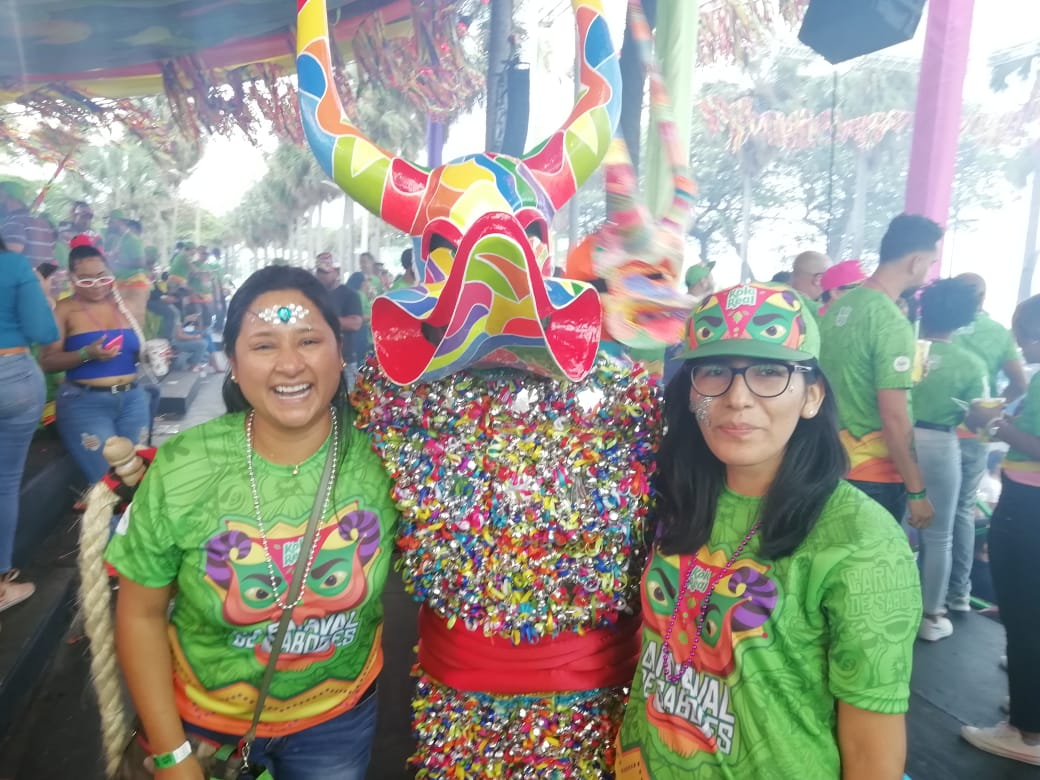
#> input picture images/foto01.jpeg, 1040 x 780 px, found by its file name; its folder holds only this picture in this run
$ python save_banco_imagenes.py
#> lines starting #> are read from the running program, lines starting #| are printed output that depends on the picture; after the words box and inside, x2 and y2 are one past the last pixel; in counts of white or black regions, pixels touching at a corner belong together
import cv2
import os #importa y crea direcctorios

imagesPath = "C:\git\detectarrostros\images" # Cambia a la ruta donde hayas almacenado la carpeta con las imágenes
imagesPathList = os.listdir(imagesPath)

if not os.path.exists('Rostros encontrados'): #no existe una carpeta con ese nombre
	print('Carpeta creada: Rostros encontrados')
	os.makedirs('Rostros encontrados')

faceClassif = cv2.CascadeClassifier(cv2.data.haarcascades+'haarcascade_frontalface_default.xml')

count = 0
for imageName in imagesPathList:
    #print('imageName', imageName)
	image = cv2.imread(imagesPath+'/'+imageName)
#> image is the input picture: shape (780, 1040, 3); mean B, G, R 138.3, 147.2, 148
	imageAux = image.copy() #copia de la imagen
	gray = cv2.cvtColor(image, cv2.COLOR_BGR2GRAY)
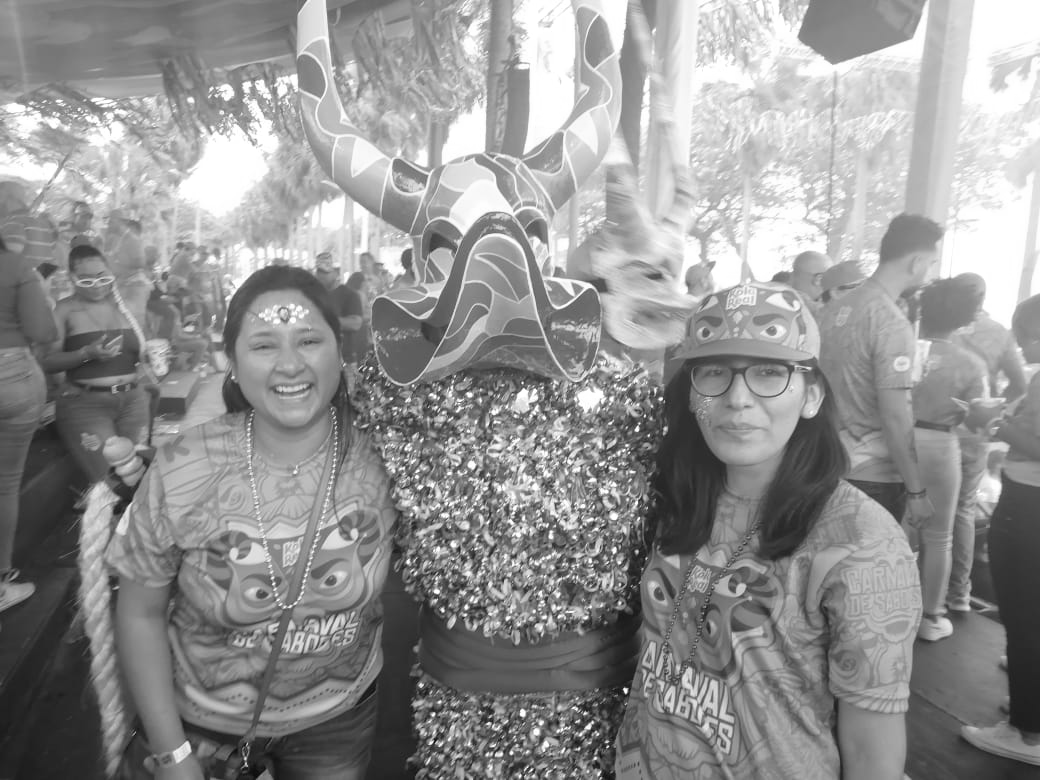
#> gray: shape (780, 1040); min 5, max 255, mean 146.4

	faces = faceClassif.detectMultiScale(gray, 1.1, 5)  #almacena en faces
#> faces = [[376, 530, 63, 63], [832, 640, 96, 96], [231, 299, 115, 115], [672, 324, 139, 139]]

	for (x,y,w,h) in faces:
		cv2.rectangle(image, (x,y),(x+w,y+h),(128,0,255),2)
#> this loop made 4 passes
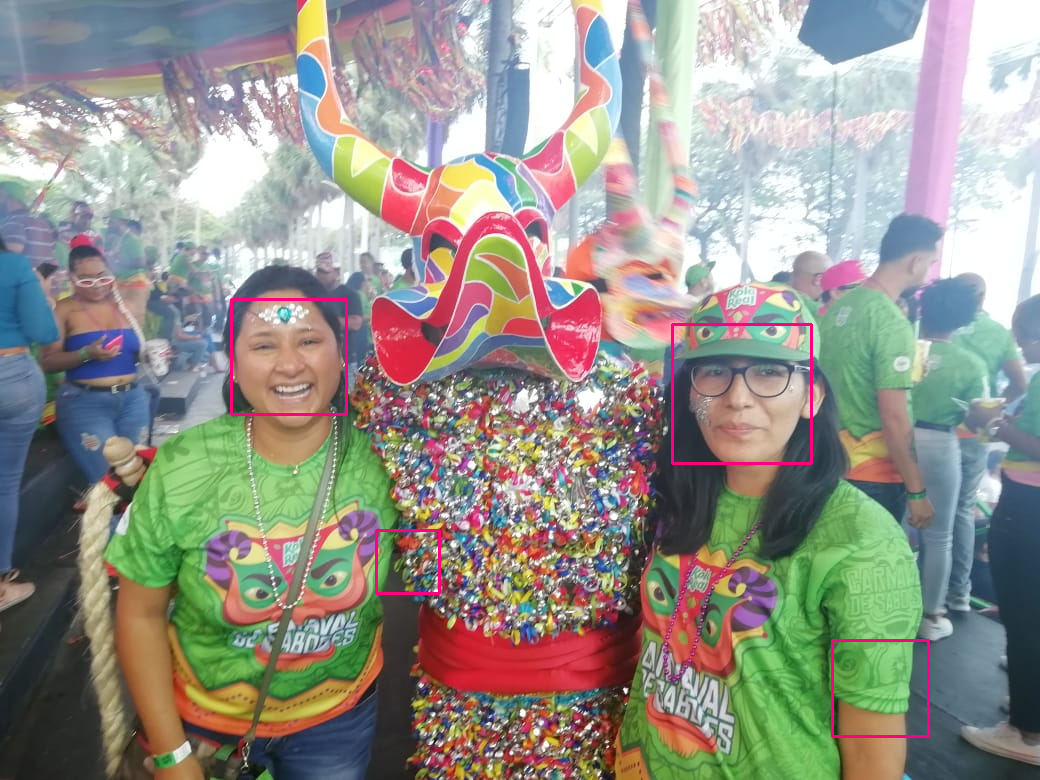
#> image: shape (780, 1040, 3); 0.61% of pixels changed, all inside (x1, y1, x2, y2) = (230, 298, 930, 738)
	cv2.rectangle(image,(10,5),(450,25),(255,255,255),-1)
	cv2.putText(image,'Presione s, para almacenar los rostros encontrados',(10,20), 2, 0.5,(255,211,0),1,cv2.LINE_AA)
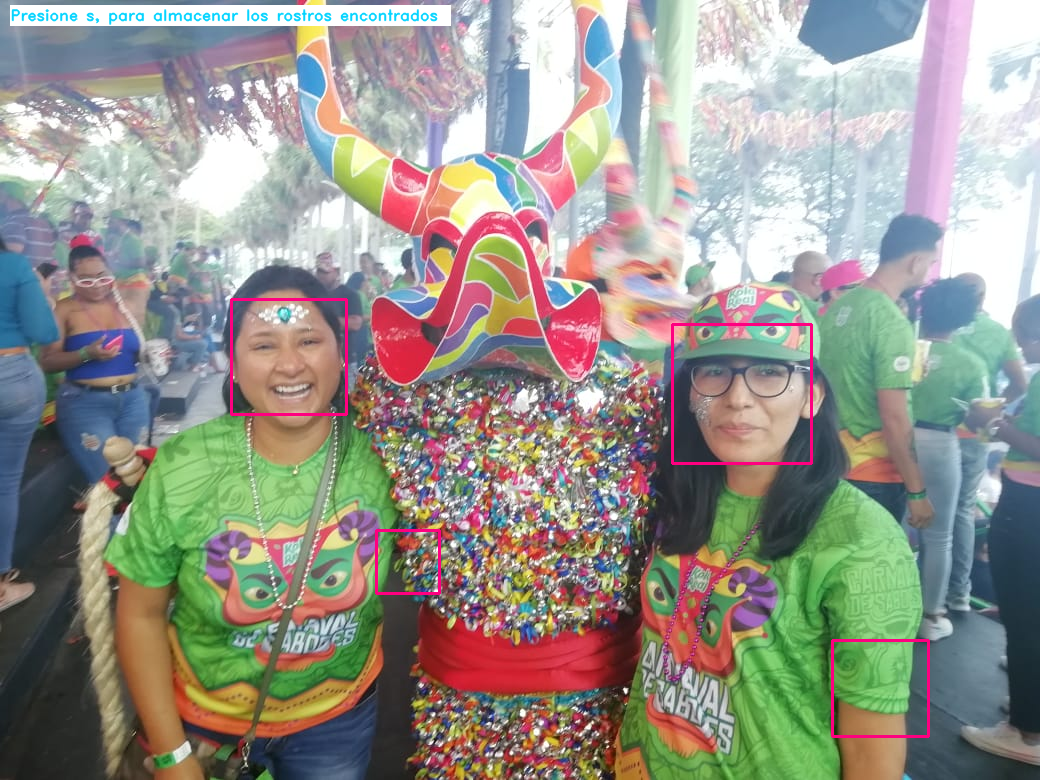
#> image: shape (780, 1040, 3); mean B, G, R 139.7, 147.8, 149.9
	cv2.imshow('image',image)
	k = cv2.waitKey(0)
#> (key Esc is pressed here)
	if  k == ord('s'):
		for (x,y,w,h) in faces:
			rostro = imageAux[y:y+h,x:x+w]
			rostro = cv2.resize(rostro,(150,150), interpolation=cv2.INTER_CUBIC)
			#cv2.imshow('rostro',rostro)
			#cv2.waitKey(0)
			cv2.imwrite('Rostros encontrados/rostro_{}.jpg'.format(count),rostro)
			count = count +1
	elif k == 27:
		break

cv2.destroyAllWindows()

$ run again, on images/foto1.jpeg
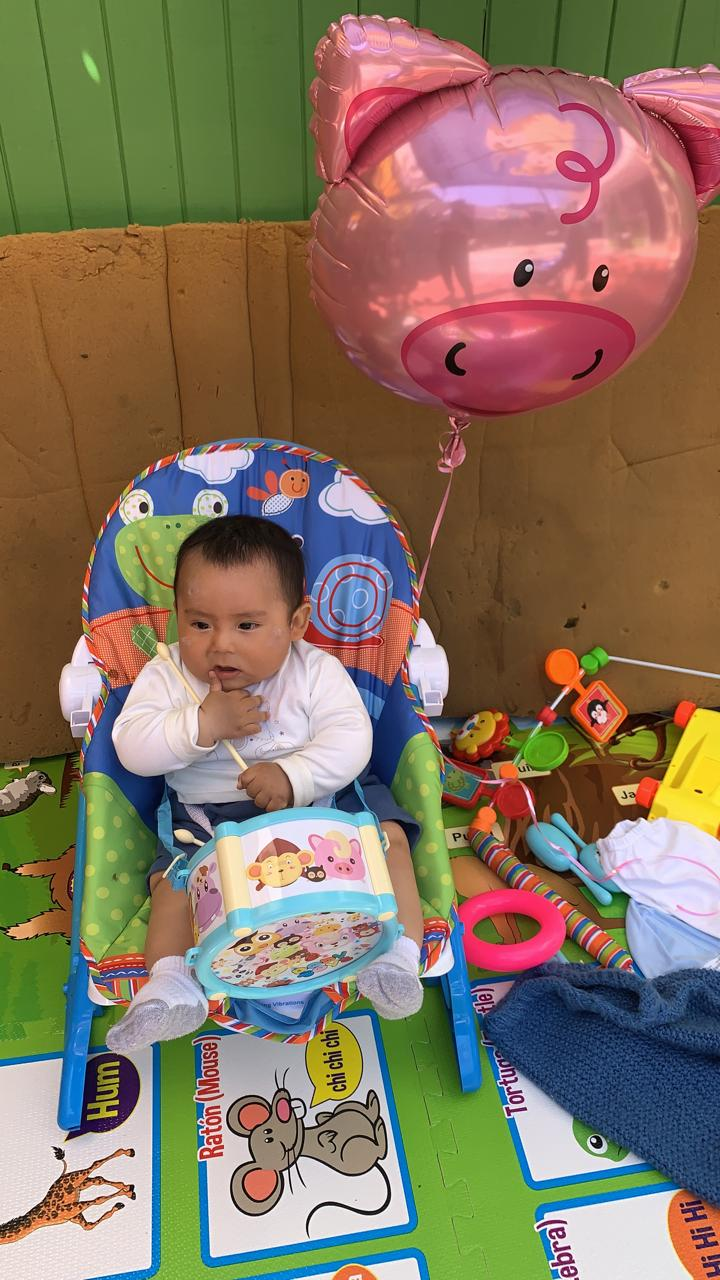
#> input picture images/foto1.jpeg, 720 x 1280 px, found by its file name
#> image is the input picture: shape (1280, 720, 3); mean B, G, R 96, 115.5, 133.2
#> `gray = cv2.cvtColor(image, cv2.COLOR_BGR2GRAY)`:
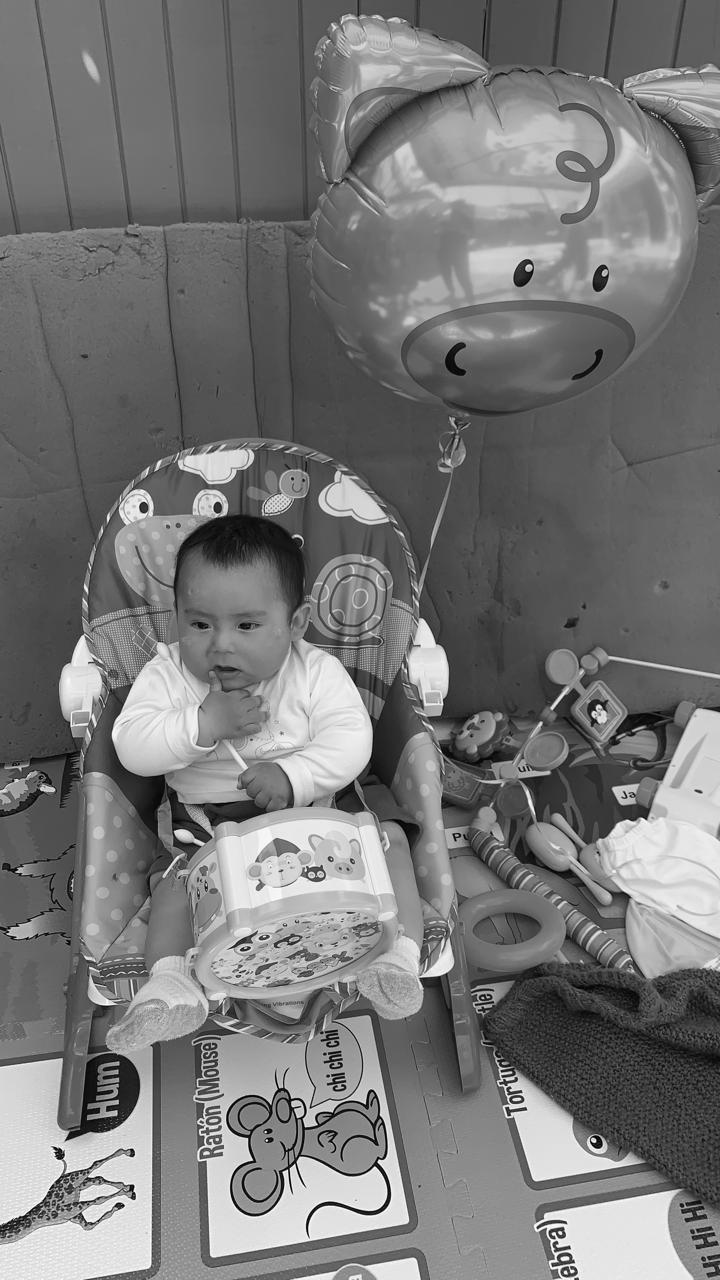
#> gray: shape (1280, 720); min 0, max 255, mean 118.6
#> faces = [[569, 686, 58, 58], [161, 571, 131, 131]]
#> the loop `for (x,y,w,h) in faces:` made 2 passes
#> `cv2.putText(image,'Presione s, para almacenar los rostros encontrados'..`:
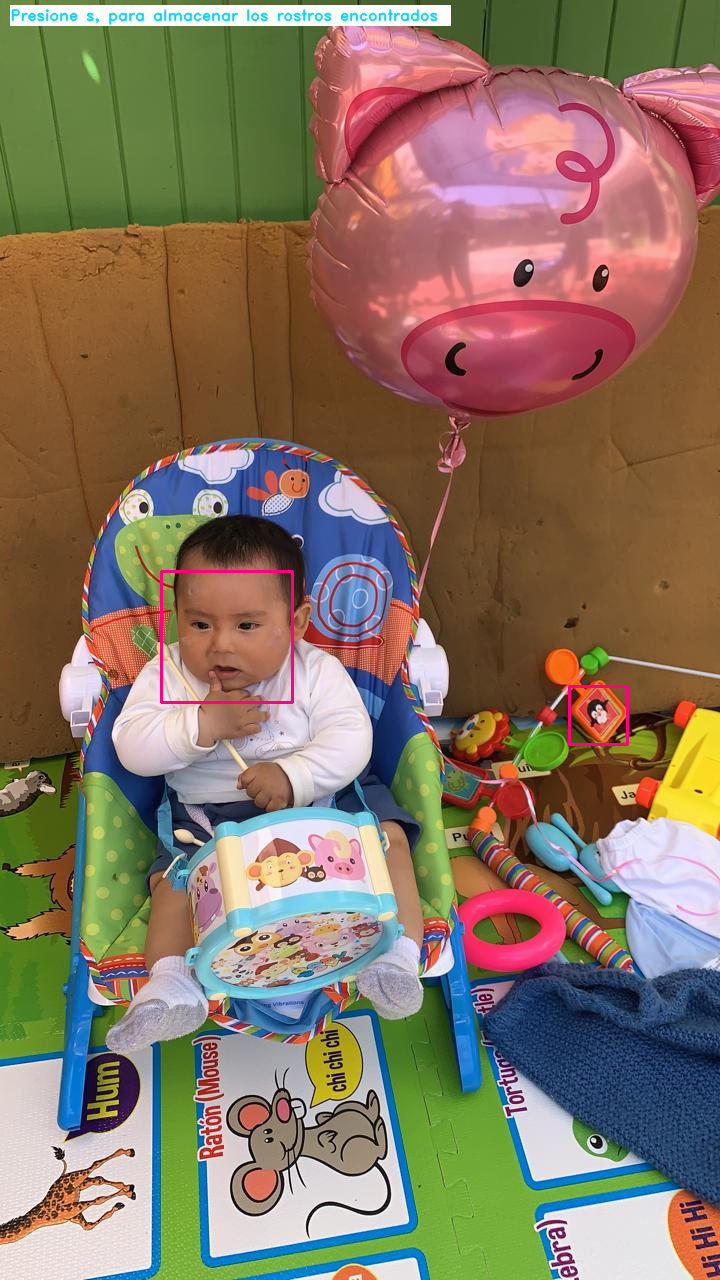
#> image: shape (1280, 720, 3); mean B, G, R 98, 116.6, 134.7

$ run again, on images/foto3.jpg
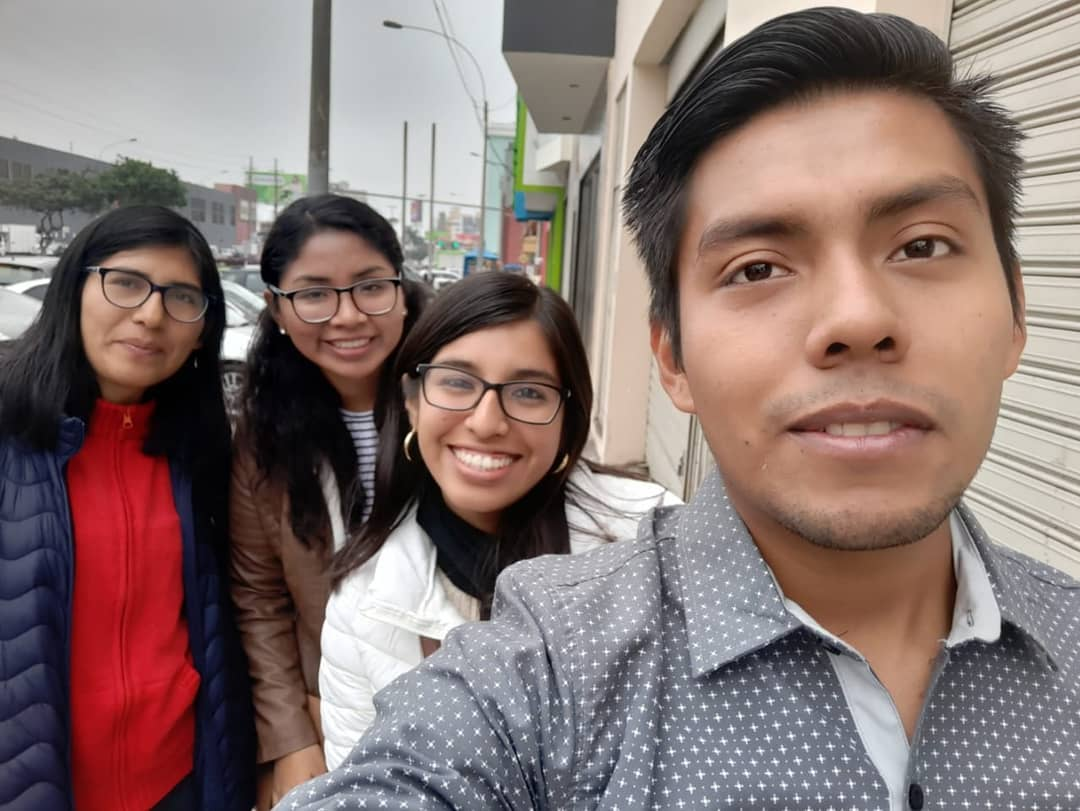
#> input picture images/foto3.jpg, 1080 x 811 px, found by its file name
#> image is the input picture: shape (811, 1080, 3); mean B, G, R 113.4, 116.5, 135.1
#> `gray = cv2.cvtColor(image, cv2.COLOR_BGR2GRAY)`:
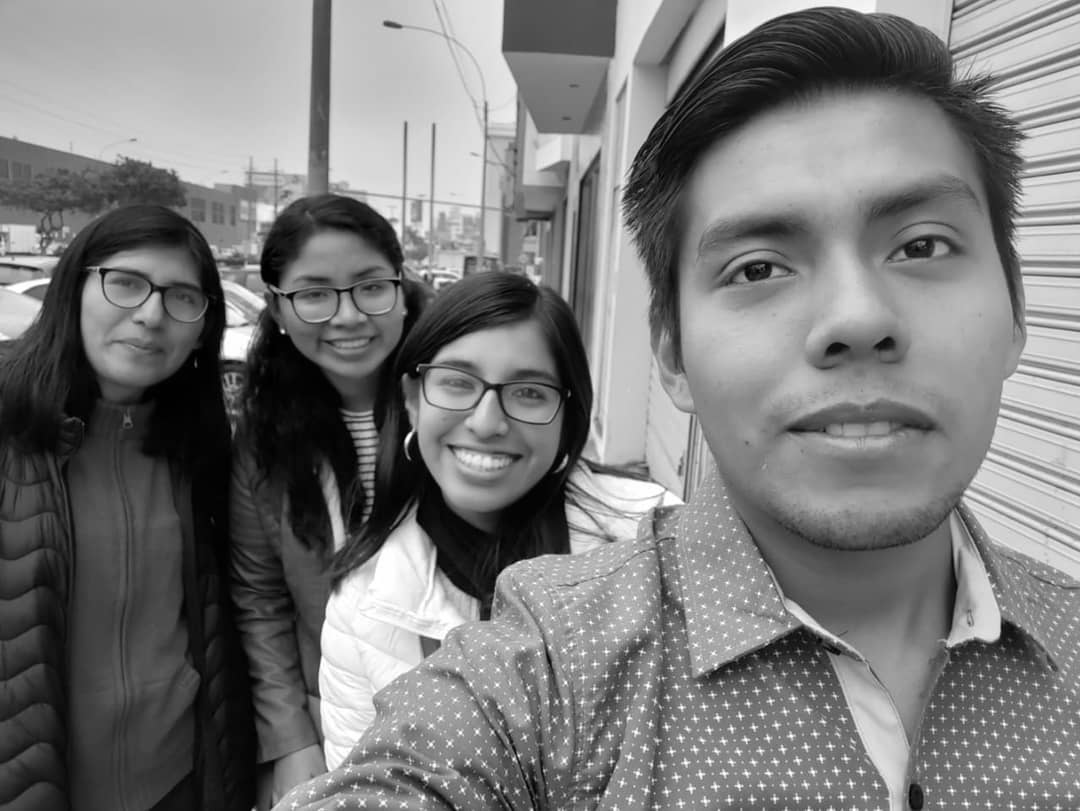
#> gray: shape (811, 1080); min 0, max 255, mean 121.7
#> faces = [[220, 311, 39, 39], [242, 662, 56, 56], [321, 683, 57, 57], [272, 236, 138, 138], [77, 233, 145, 145], [402, 316, 183, 183], [639, 90, 400, 400]]
#> the loop `for (x,y,w,h) in faces:` made 7 passes
#> `cv2.putText(image,'Presione s, para almacenar los rostros encontrados'..`:
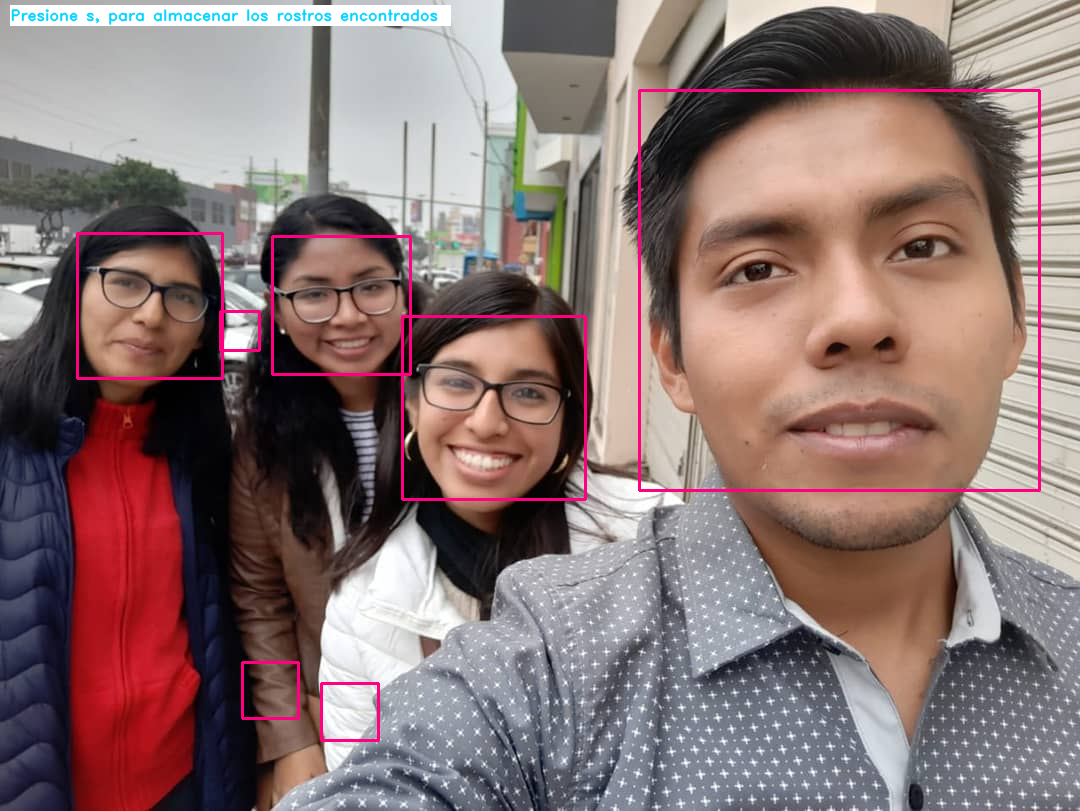
#> image: shape (811, 1080, 3); mean B, G, R 114.7, 115.8, 137.5
